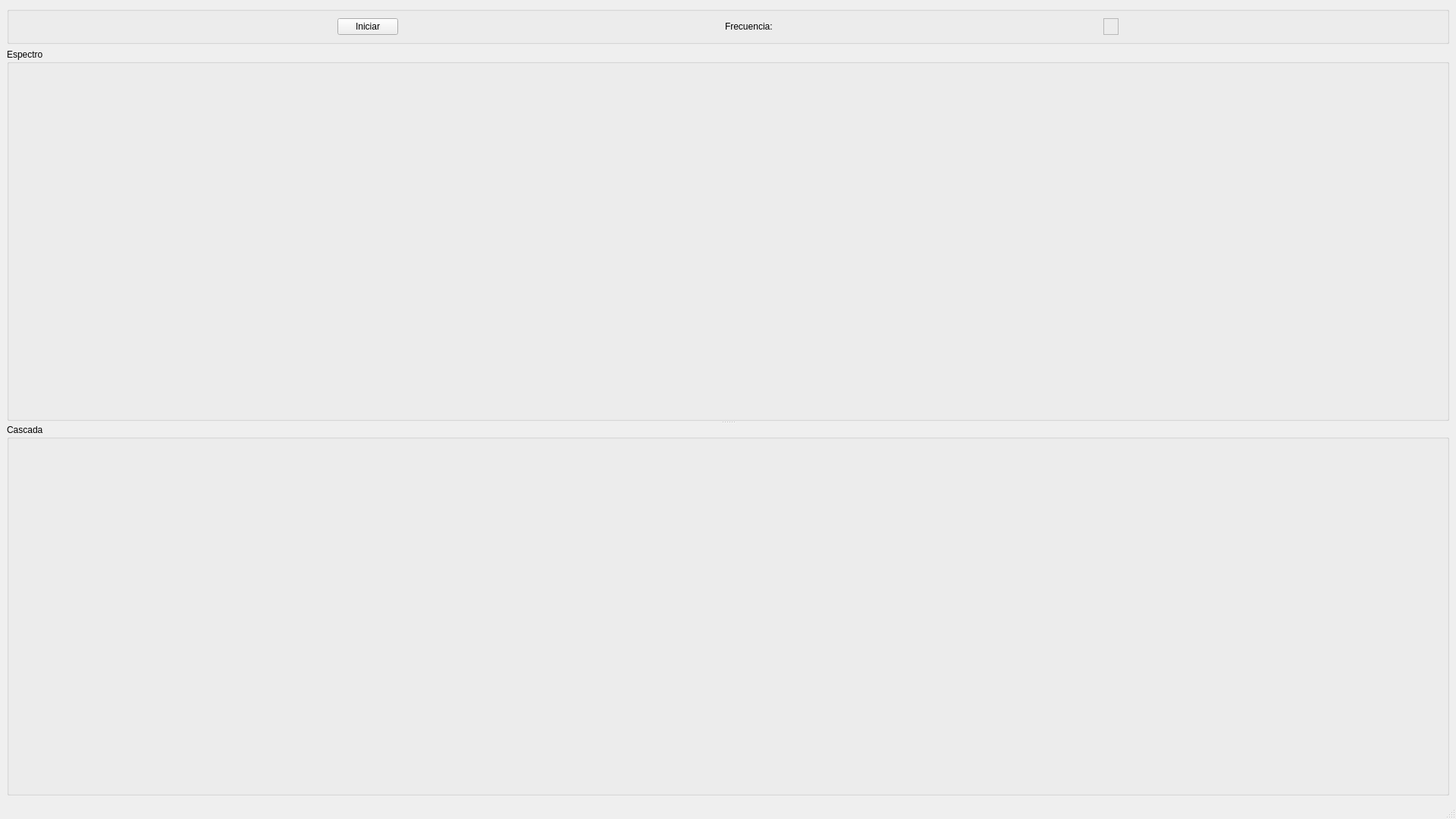
<?xml version="1.0" encoding="UTF-8"?>
<ui version="4.0">
 <class>MainWindow</class>
 <widget class="QMainWindow" name="MainWindow">
  <property name="geometry">
   <rect>
    <x>0</x>
    <y>0</y>
    <width>1920</width>
    <height>1080</height>
   </rect>
  </property>
  <property name="acceptDrops">
   <bool>true</bool>
  </property>
  <property name="windowTitle">
   <string>SIMANEEM</string>
  </property>
  <widget class="QWidget" name="centralwidget">
   <layout class="QGridLayout" name="gridLayout">
    <item row="0" column="0">
     <widget class="QGroupBox" name="groupBox">
      <property name="title">
       <string/>
      </property>
      <layout class="QHBoxLayout" name="horizontalLayout">
       <item>
        <spacer name="horizontalSpacer_3">
         <property name="orientation">
          <enum>Qt::Horizontal</enum>
         </property>
         <property name="sizeHint" stdset="0">
          <size>
           <width>40</width>
           <height>20</height>
          </size>
         </property>
        </spacer>
       </item>
       <item>
        <widget class="QPushButton" name="pushButton_start_stop_main">
         <property name="text">
          <string>Iniciar</string>
         </property>
        </widget>
       </item>
       <item>
        <spacer name="horizontalSpacer">
         <property name="orientation">
          <enum>Qt::Horizontal</enum>
         </property>
         <property name="sizeHint" stdset="0">
          <size>
           <width>40</width>
           <height>20</height>
          </size>
         </property>
        </spacer>
       </item>
       <item>
        <widget class="QLabel" name="label">
         <property name="text">
          <string>Frecuencia:</string>
         </property>
        </widget>
       </item>
       <item>
        <widget class="QWidget" name="widget_frequency_spinner" native="true"/>
       </item>
       <item>
        <spacer name="horizontalSpacer_2">
         <property name="orientation">
          <enum>Qt::Horizontal</enum>
         </property>
         <property name="sizeHint" stdset="0">
          <size>
           <width>40</width>
           <height>20</height>
          </size>
         </property>
        </spacer>
       </item>
       <item>
        <widget class="QFrame" name="frame_colorbar">
         <property name="frameShape">
          <enum>QFrame::StyledPanel</enum>
         </property>
         <property name="frameShadow">
          <enum>QFrame::Raised</enum>
         </property>
         <layout class="QVBoxLayout" name="verticalLayout">
          <item>
           <widget class="QWidget" name="widget_3" native="true"/>
          </item>
         </layout>
        </widget>
       </item>
       <item>
        <spacer name="horizontalSpacer_4">
         <property name="orientation">
          <enum>Qt::Horizontal</enum>
         </property>
         <property name="sizeHint" stdset="0">
          <size>
           <width>40</width>
           <height>20</height>
          </size>
         </property>
        </spacer>
       </item>
      </layout>
     </widget>
    </item>
    <item row="1" column="0">
     <widget class="QSplitter" name="splitter">
      <property name="orientation">
       <enum>Qt::Vertical</enum>
      </property>
      <widget class="QGroupBox" name="groupBox_spectrum">
       <property name="title">
        <string>Espectro</string>
       </property>
       <layout class="QVBoxLayout" name="verticalLayout_spectrum">
        <item>
         <widget class="QWidget" name="widget" native="true"/>
        </item>
       </layout>
      </widget>
      <widget class="QGroupBox" name="groupBox_waterfall">
       <property name="title">
        <string>Cascada</string>
       </property>
       <layout class="QVBoxLayout" name="verticalLayout_waterfall">
        <item>
         <widget class="QWidget" name="widget_2" native="true"/>
        </item>
       </layout>
      </widget>
     </widget>
    </item>
   </layout>
  </widget>
  <widget class="QMenuBar" name="menubar">
   <property name="geometry">
    <rect>
     <x>0</x>
     <y>0</y>
     <width>1920</width>
     <height>29</height>
    </rect>
   </property>
  </widget>
  <widget class="QStatusBar" name="statusbar"/>
 </widget>
 <resources/>
 <connections/>
</ui>
